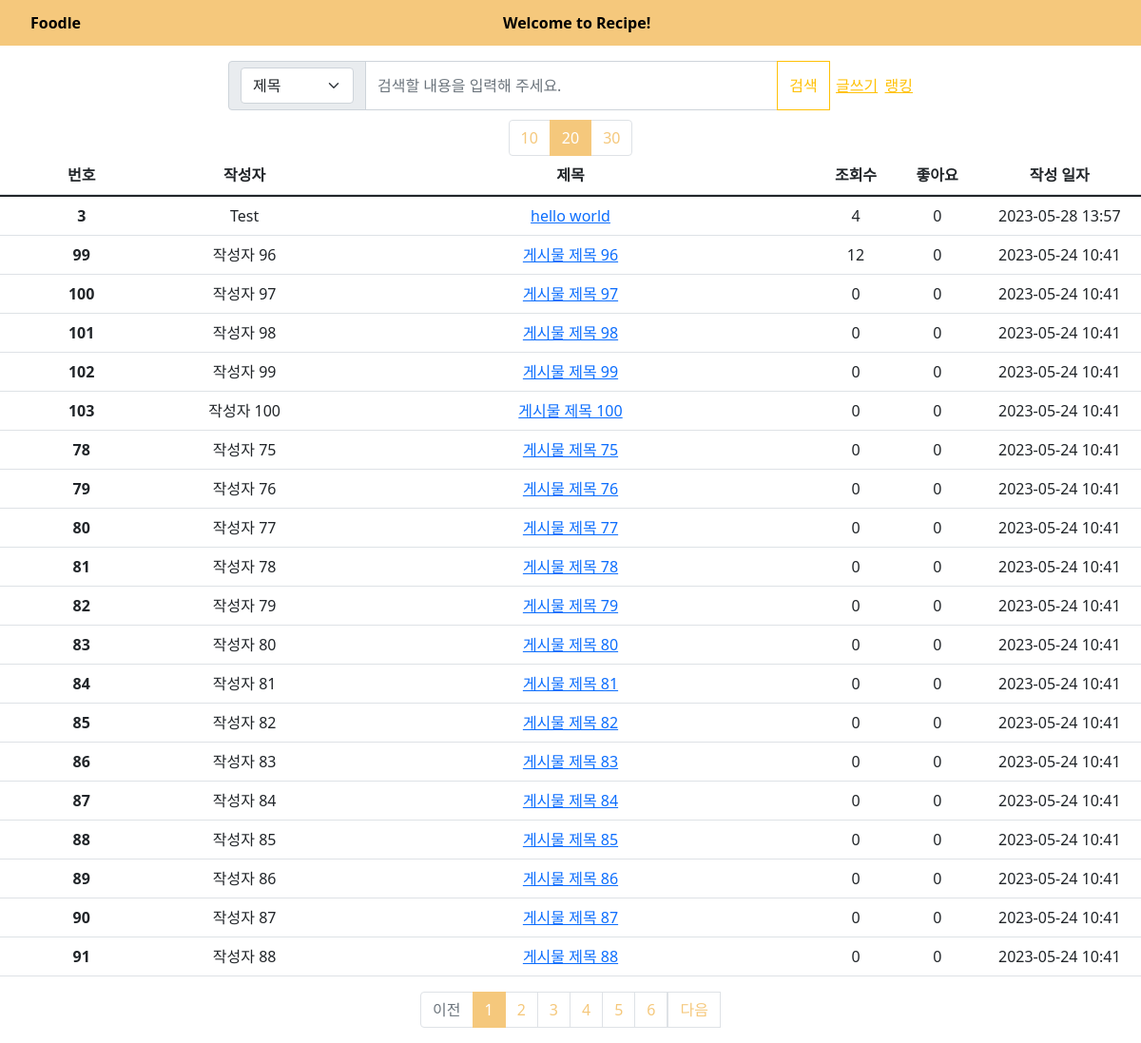
Page /board/?page=1&per_page=20&option=T&keyword= on the committed database.
### models.py (models this page shows)
class Post(db.Model):
    __tablename__ = 'post'
    id = db.Column(db.Integer, primary_key=True)
    title = db.Column(db.String(100), nullable=False)
    content = db.Column(db.Text, nullable=False)
    author = db.Column(db.String(50), nullable=False)
    created_at = db.Column(db.DateTime, nullable=False, default=datetime.utcnow)
    like = db.Column(db.Integer, default=0)
    view = db.Column(db.Integer, default=0)
    user_id = db.Column(db.Integer, db.ForeignKey('user.id'))

### board/board.py (the view)
@board.route('/', methods=['GET', 'POST'])
def list_post():
    page = request.args.get('page',type=int,default=1)
    per_page = request.args.get('per_page',type=int,default=10)
    option = request.args.get('option',type=str,default='T')
    keyword = request.args.get('keyword',type=str,default='')
    posts = Post.query.order_by(Post.created_at.desc())  # 최신순으로 게시글 정렬
    if option == 'T' and keyword != '':
        posts = posts.filter(Post.title.ilike(f"%{keyword}%"))
    elif option == 'C' and keyword != '':
        posts = posts.filter(Post.content.ilike(f"%{keyword}%"))
    elif option == 'TC' and keyword != '':
        posts = posts.filter(or_(Post.title.ilike(f"%{keyword}%"), Post.content.ilike(f"%{keyword}%")))
    posts = posts.paginate(page=page,per_page=per_page)
    return render_template('list_post.html', posts=posts,option=option,keyword=keyword)

### board/templates/list_post.html (shortened to what this page needs)
<!DOCTYPE html>
<html lang="ko">
<head>
   <link href="https://cdn.jsdelivr.net/npm/bootstrap@5.1.3/dist/css/bootstrap.min.css"
   rel="stylesheet">
   <link rel="stylesheet" href="static/topbar.css">
   <link rel="stylesheet" href="static/list_post.css">
</head>
<body>
  <div id="Topbar" class="Tobar">
    <ul class="Topul">
        <a href="/home"class="Topa" id="init">Foodle</a>
        <a href="{{ url_for('board.list_post') }}" class="Topa" id="mainpage">Welcome to Recipe!</a>
    </ul>
</div>
<div class="Post-Container">
  <form action="{{ url_for('board.list_post') }}" method="GET" class="input-group flex-nowrap">
    <span class="input-group-text" id="addon-wrapping">
      <select name="option" class="form-select" aria-label="Default select example">
        <option value="T" {% if option == 'T' %}selected{% endif %}>제목</option>
      </select>
    </span>
    <input type="text" name ="keyword" value="{{ keyword }}" class="form-control" placeholder="검색할 내용을 입력해 주세요." aria-label="Username" aria-describedby="addon-wrapping">
    <button type="submit" class="btn btn-outline-warning">검색</button>
    <div class="WriteRanking">
      <a href="/board/upload" class="link-warning">글쓰기</a>
      <a href="/board/rank" class="link-warning">랭킹</a>
    </div>
  </form>
  <div  class="per_page">
    <div class="page-item {% if posts.per_page == 10 %}active{% endif %}">
      <a class="page-link" href="{{ url_for('board.list_post', page=1, per_page=10,option=option,keyword=keyword) }}">10</a>
    </div>
    <div class="page-item {% if posts.per_page == 20 %}active{% endif %}">
      <a class="page-link" href="{{ url_for('board.list_post', page=1, per_page=20,option=option,keyword=keyword) }}">20</a>
    </div>
    <div class="page-item {% if posts.per_page == 30 %}active{% endif %}">
      <a class="page-link" href="{{ url_for('board.list_post', page=1, per_page=30,option=option,keyword=keyword) }}">30</a>
    </div>
  </div>
  <table class="table table-hover">
    <thead>
      <tr class="PostInfo">
        <th scope="col" class="PostId">번호</th>
        <th scope="col" class="PostAuthor">작성자</th>
        <th scope="col" class="PostTitle">제목</th>
        <th scope="col" class="PostView">조회수</th>
        <th scope="col" class="PostLike">좋아요</th>
        <th scope="col" class="PostTime">작성 일자</th>
      </tr>
    </thead>
    <tbody>
      {% block content %}
      {% for post in posts.items %}
    <tr class="PostInfo">
        <th scope="row" class="PostId">{{ post.id }}</th>
        <td class="PostAuthor">{{ post.author }}</td>
          <td class="PostTitle">
            <a href="{{ url_for('board.show_post', post_id=post.id,page=posts.page,per_page=posts.per_page,option=option,keyword=keyword)}}">
            {{ post.title }}
            </a>
          </td>
            <td class="PostView">{{ post.view }}</td>
            <td class="PostLike">{{ post.like }} </td>
            <td class="PostTime">{{ post.created_at.strftime('%Y-%m-%d %H:%M') }}</td>
    </tr>
      {% endfor %}
      {% endblock %}
    </tbody>
  </table>
    <ul class="pagination">
      {% if posts.has_prev %}
      <li class="page_item">
        <a class="page-link" href="{{ url_for('board.list_post', page=posts.prev_num,per_page=posts.per_page,option=option,keyword=keyword) }}">
          이전
        </a>
      </li>
      {% else %}
      <li class="page-item disabled">
        <a class="page-link" tabindex="-1" aria-disabled="true" href="#">이전</a>
      </li>
      {% endif %}
      {% for page_num in posts.iter_pages() %}
        {% if page_num %}
        <li class="page-item {% if posts.page == page_num %}active{% endif %}">
          <a class="page-link" href="{{ url_for('board.list_post', page=page_num,per_page=posts.per_page,option=option,keyword=keyword) }}" >
            {{ page_num }}
          </a>
        </li>
        {% else %}
          <li class="disabled">
            <a class="page-link" href="#">...</a>
          </li>
        {% endif %}
      {% endfor %}
      {% if posts.has_next %}
      <li class="page_item">
        <a class="page-link" href="{{ url_for('board.list_post', page=posts.next_num,per_page=posts.per_page,option=option,keyword=keyword) }}">
          다음
        </a>
      </li>
      {% else %}
      <li class="page-item disabled">
        <a class="page-link" tabindex="-1" aria-disabled="true" href="#">다음</a>
      </li>
      {% endif %}
    </ul>
</div>
</body>
</html>

### board/static/topbar.css (style rules this page uses)
#Topbar { width : 100%; }
.Topul { list-style-type: none; height: 48px; width: 100%; background-color: rgb(245, 200, 124); display: grid; grid-template-columns: 1fr 1.35fr; }
.Topa { color: black; display: flex; font-weight: bold; text-decoration: none; align-items: center; flex-direction: row; }
#init { width: 50px; }
#mainpage { width: 160px }

### board/static/list_post.css (style rules this page uses)
.PostInfo { display: grid; grid-template-columns: 2fr 2fr 6fr 1fr 1fr 2fr; justify-content: center; text-align: center; }
.PostId { grid-column: 1/1; text-align :center }
.PostAuthor { grid-column: 2/2; text-align :center }
.PostTitle { grid-column: 3/3; text-align :center }
.PostView { grid-column: 4/4; }
.PostLike { grid-column: 5/5; }
.PostTime { grid-column: 6/6; }
.Post-Container { display: grid; justify-items: center; }
.input-group { width: 60%; }
.WriteRanking { display: grid; grid-template-columns: 2fr 1fr; align-items: center; justify-items: center; }
.page-link { color : rgb(245, 200, 124); }
.page-item.active .page-link { background-color: rgb(245, 200, 124); border-color: rgb(245, 200, 124); }
.per_page { display: flex; margin-top: 10px; }

### rows in the picture
Post: id "3", author "Test", title "hello world", view "4", like "0", created_at "2023-05-28 13:57"
Post: id "99", author "작성자 96", title "게시물 제목 96", view "12", like "0", created_at "2023-05-24 10:41"
Post: id "100", author "작성자 97", title "게시물 제목 97", view "0", like "0", created_at "2023-05-24 10:41"
Post: id "101", author "작성자 98", title "게시물 제목 98", view "0", like "0", created_at "2023-05-24 10:41"
Post: id "102", author "작성자 99", title "게시물 제목 99", view "0", like "0", created_at "2023-05-24 10:41"
Post: id "103", author "작성자 100", title "게시물 제목 100", view "0", like "0", created_at "2023-05-24 10:41"
Post: id "78", author "작성자 75", title "게시물 제목 75", view "0", like "0", created_at "2023-05-24 10:41"
Post: id "79", author "작성자 76", title "게시물 제목 76", view "0", like "0", created_at "2023-05-24 10:41"
Post: id "80", author "작성자 77", title "게시물 제목 77", view "0", like "0", created_at "2023-05-24 10:41"
Post: id "81", author "작성자 78", title "게시물 제목 78", view "0", like "0", created_at "2023-05-24 10:41"
Post: id "82", author "작성자 79", title "게시물 제목 79", view "0", like "0", created_at "2023-05-24 10:41"
Post: id "83", author "작성자 80", title "게시물 제목 80", view "0", like "0", created_at "2023-05-24 10:41"
Post: id "84", author "작성자 81", title "게시물 제목 81", view "0", like "0", created_at "2023-05-24 10:41"
Post: id "85", author "작성자 82", title "게시물 제목 82", view "0", like "0", created_at "2023-05-24 10:41"
Post: id "86", author "작성자 83", title "게시물 제목 83", view "0", like "0", created_at "2023-05-24 10:41"
Post: id "87", author "작성자 84", title "게시물 제목 84", view "0", like "0", created_at "2023-05-24 10:41"
Post: id "88", author "작성자 85", title "게시물 제목 85", view "0", like "0", created_at "2023-05-24 10:41"
Post: id "89", author "작성자 86", title "게시물 제목 86", view "0", like "0", created_at "2023-05-24 10:41"
Post: id "90", author "작성자 87", title "게시물 제목 87", view "0", like "0", created_at "2023-05-24 10:41"
Post: id "91", author "작성자 88", title "게시물 제목 88", view "0", like "0", created_at "2023-05-24 10:41"

### other values in the picture
{{ page_num }} "1" "2" "3" "4" "5" "6"
